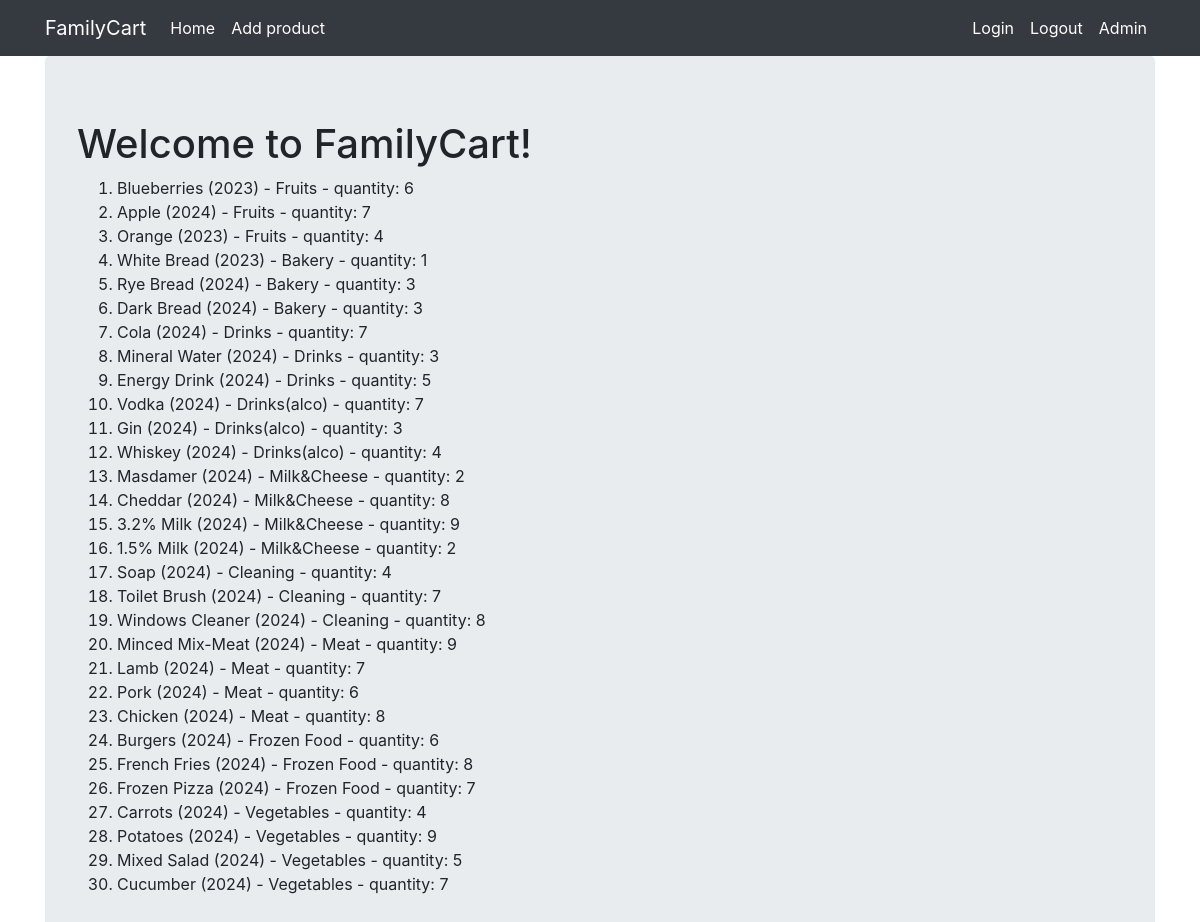
The page / on the database its author committed.
### viewer/models.py (models this page shows, shortened)
class Product(Model):
    objects = None
    title = CharField(max_length=128)
    category = ForeignKey(Category, on_delete=DO_NOTHING)
    quantity = IntegerField()
    released = DateField()
    description = TextField()
    created = DateTimeField(auto_now_add=True)

class Category(Model):
    objects = None
    name = CharField(max_length=128)

### viewer/views.py (the view)
# urls.py: path('', ProductsView.as_view(), name='index'),
class ProductsView(ListView):
    template_name = 'products.html'
    model = Product

### viewer/templates/products.html
{% extends "base.html" %}
{% block content %}
  <h1>Welcome to FamilyCart!</h1>
  <ol>
    {% for product in object_list %}
      <li>
        {{ product.title }} ({{ product.released.year }}) - {{ product.category.name }} - quantity: {{product.quantity}}
      </li>
    {% endfor %}
  </ol>
{% endblock %}

### rows shown on the page
Product: title "Blueberries", released.year "2023", category.name "Fruits", quantity "6"
Product: title "Apple", released.year "2024", category.name "Fruits", quantity "7"
Product: title "Orange", released.year "2023", category.name "Fruits", quantity "4"
Product: title "White Bread", released.year "2023", category.name "Bakery", quantity "1"
Product: title "Rye Bread", released.year "2024", category.name "Bakery", quantity "3"
Product: title "Dark Bread", released.year "2024", category.name "Bakery", quantity "3"
Product: title "Cola", released.year "2024", category.name "Drinks", quantity "7"
Product: title "Mineral Water", released.year "2024", category.name "Drinks", quantity "3"
Product: title "Energy Drink", released.year "2024", category.name "Drinks", quantity "5"
Product: title "Vodka", released.year "2024", category.name "Drinks(alco)", quantity "7"
Product: title "Gin", released.year "2024", category.name "Drinks(alco)", quantity "3"
Product: title "Whiskey", released.year "2024", category.name "Drinks(alco)", quantity "4"
Product: title "Masdamer", released.year "2024", category.name "Milk&Cheese", quantity "2"
Product: title "Cheddar", released.year "2024", category.name "Milk&Cheese", quantity "8"
Product: title "3.2% Milk", released.year "2024", category.name "Milk&Cheese", quantity "9"
Product: title "1.5% Milk", released.year "2024", category.name "Milk&Cheese", quantity "2"
Product: title "Soap", released.year "2024", category.name "Cleaning", quantity "4"
Product: title "Toilet Brush", released.year "2024", category.name "Cleaning", quantity "7"
Product: title "Windows Cleaner", released.year "2024", category.name "Cleaning", quantity "8"
Product: title "Minced Mix-Meat", released.year "2024", category.name "Meat", quantity "9"
Product: title "Lamb", released.year "2024", category.name "Meat", quantity "7"
Product: title "Pork", released.year "2024", category.name "Meat", quantity "6"
Product: title "Chicken", released.year "2024", category.name "Meat", quantity "8"
Product: title "Burgers", released.year "2024", category.name "Frozen Food", quantity "6"
Product: title "French Fries", released.year "2024", category.name "Frozen Food", quantity "8"
Product: title "Frozen Pizza", released.year "2024", category.name "Frozen Food", quantity "7"
Product: title "Carrots", released.year "2024", category.name "Vegetables", quantity "4"
Product: title "Potatoes", released.year "2024", category.name "Vegetables", quantity "9"
Product: title "Mixed Salad", released.year "2024", category.name "Vegetables", quantity "5"
Product: title "Cucumber", released.year "2024", category.name "Vegetables", quantity "7"
